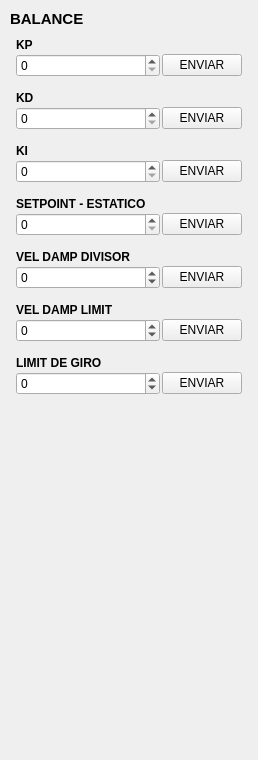
       <widget class="QFrame" name="box_balance">
        <property name="geometry">
         <rect>
          <x>20</x>
          <y>20</y>
          <width>258</width>
          <height>760</height>
         </rect>
        </property>
        <layout class="QVBoxLayout" name="verticalLayout_box_balance">
         <property name="spacing">
          <number>6</number>
         </property>
         <property name="leftMargin">
          <number>10</number>
         </property>
         <property name="topMargin">
          <number>10</number>
         </property>
         <property name="rightMargin">
          <number>10</number>
         </property>
         <property name="bottomMargin">
          <number>10</number>
         </property>
         <item>
          <widget class="QLabel" name="label_sensors_9">
           <property name="font">
            <font>
             <pointsize>11</pointsize>
             <bold>true</bold>
            </font>
           </property>
           <property name="text">
            <string>BALANCE</string>
           </property>
          </widget>
         </item>
         <item>
          <widget class="QFrame" name="item_bal_kp">
           <layout class="QVBoxLayout" name="layout_item_bal_kp">
            <property name="spacing">
             <number>2</number>
            </property>
            <property name="leftMargin">
             <number>6</number>
            </property>
            <property name="topMargin">
             <number>4</number>
            </property>
            <property name="rightMargin">
             <number>6</number>
            </property>
            <property name="bottomMargin">
             <number>4</number>
            </property>
            <item>
             <widget class="QLabel" name="label_sensors_6">
              <property name="font">
               <font>
                <bold>true</bold>
               </font>
              </property>
              <property name="text">
               <string>KP</string>
              </property>
             </widget>
            </item>
            <item>
             <layout class="QHBoxLayout" name="horizontalLayout_10" stretch="3,0">
              <item>
               <widget class="QSpinBox" name="setBalanceKp"/>
              </item>
              <item>
               <widget class="QPushButton" name="sendBalanceKp">
                <property name="text">
                 <string>ENVIAR</string>
                </property>
               </widget>
              </item>
             </layout>
            </item>
           </layout>
          </widget>
         </item>
         <item>
          <widget class="QFrame" name="item_bal_kd">
           <layout class="QVBoxLayout" name="layout_item_bal_kd">
            <property name="spacing">
             <number>2</number>
            </property>
            <property name="leftMargin">
             <number>6</number>
            </property>
            <property name="topMargin">
             <number>4</number>
            </property>
            <property name="rightMargin">
             <number>6</number>
            </property>
            <property name="bottomMargin">
             <number>4</number>
            </property>
            <item>
             <widget class="QLabel" name="label_sensors_7">
              <property name="font">
               <font>
                <bold>true</bold>
               </font>
              </property>
              <property name="text">
               <string>KD</string>
              </property>
             </widget>
            </item>
            <item>
             <layout class="QHBoxLayout" name="horizontalLayout_9" stretch="2,0">
              <item>
               <widget class="QSpinBox" name="setBalanceKd"/>
              </item>
              <item>
               <widget class="QPushButton" name="sendBalanceKd">
                <property name="text">
                 <string>ENVIAR</string>
                </property>
               </widget>
              </item>
             </layout>
            </item>
           </layout>
          </widget>
         </item>
         <item>
          <widget class="QFrame" name="item_bal_ki">
           <layout class="QVBoxLayout" name="layout_item_bal_ki">
            <property name="spacing">
             <number>2</number>
            </property>
            <property name="leftMargin">
             <number>6</number>
            </property>
            <property name="topMargin">
             <number>4</number>
            </property>
            <property name="rightMargin">
             <number>6</number>
            </property>
            <property name="bottomMargin">
             <number>4</number>
            </property>
            <item>
             <widget class="QLabel" name="label_sensors_8">
              <property name="font">
               <font>
                <bold>true</bold>
               </font>
              </property>
              <property name="text">
               <string>KI</string>
              </property>
             </widget>
            </item>
            <item>
             <layout class="QHBoxLayout" name="horizontalLayout_11" stretch="2,0">
              <item>
               <widget class="QSpinBox" name="setBalanceKi"/>
              </item>
              <item>
               <widget class="QPushButton" name="sendBalanceKi">
                <property name="text">
                 <string>ENVIAR</string>
                </property>
               </widget>
              </item>
             </layout>
            </item>
           </layout>
          </widget>
         </item>
         <item>
          <widget class="QFrame" name="item_bal_sp">
           <layout class="QVBoxLayout" name="layout_item_bal_sp">
            <property name="spacing">
             <number>2</number>
            </property>
            <property name="leftMargin">
             <number>6</number>
            </property>
            <property name="topMargin">
             <number>4</number>
            </property>
            <property name="rightMargin">
             <number>6</number>
            </property>
            <property name="bottomMargin">
             <number>4</number>
            </property>
            <item>
             <widget class="QLabel" name="label_sensors_14">
              <property name="font">
               <font>
                <bold>true</bold>
               </font>
              </property>
              <property name="text">
               <string>SETPOINT - ESTATICO</string>
              </property>
             </widget>
            </item>
            <item>
             <layout class="QHBoxLayout" name="horizontalLayout_15" stretch="2,0">
              <item>
               <widget class="QSpinBox" name="setSetpoint"/>
              </item>
              <item>
               <widget class="QPushButton" name="sendSetpoint">
                <property name="text">
                 <string>ENVIAR</string>
                </property>
               </widget>
              </item>
             </layout>
            </item>
           </layout>
          </widget>
         </item>
         <item>
          <widget class="QFrame" name="item_vel_div">
           <layout class="QVBoxLayout" name="layout_item_vel_div">
            <property name="spacing">
             <number>2</number>
            </property>
            <property name="leftMargin">
             <number>6</number>
            </property>
            <property name="topMargin">
             <number>4</number>
            </property>
            <property name="rightMargin">
             <number>6</number>
            </property>
            <property name="bottomMargin">
             <number>4</number>
            </property>
            <item>
             <widget class="QLabel" name="label_velDampDiv">
              <property name="font">
               <font>
                <bold>true</bold>
               </font>
              </property>
              <property name="text">
               <string>VEL DAMP DIVISOR</string>
              </property>
             </widget>
            </item>
            <item>
             <layout class="QHBoxLayout" name="horizontalLayout_velDampDiv" stretch="2,0">
              <item>
               <widget class="QSpinBox" name="setVelDampDiv">
                <property name="minimum">
                 <number>-9000</number>
                </property>
                <property name="maximum">
                 <number>9000</number>
                </property>
               </widget>
              </item>
              <item>
               <widget class="QPushButton" name="sendVelDampDiv">
                <property name="text">
                 <string>ENVIAR</string>
                </property>
               </widget>
              </item>
             </layout>
            </item>
           </layout>
          </widget>
         </item>
         <item>
          <widget class="QFrame" name="item_vel_lim">
           <layout class="QVBoxLayout" name="layout_item_vel_lim">
            <property name="spacing">
             <number>2</number>
            </property>
            <property name="leftMargin">
             <number>6</number>
            </property>
            <property name="topMargin">
             <number>4</number>
            </property>
            <property name="rightMargin">
             <number>6</number>
            </property>
            <property name="bottomMargin">
             <number>4</number>
            </property>
            <item>
             <widget class="QLabel" name="label_velDampLim">
              <property name="font">
               <font>
                <bold>true</bold>
               </font>
              </property>
              <property name="text">
               <string>VEL DAMP LIMIT</string>
              </property>
             </widget>
            </item>
            <item>
             <layout class="QHBoxLayout" name="horizontalLayout_velDampLim" stretch="2,0">
              <item>
               <widget class="QSpinBox" name="setVelDampLim">
                <property name="minimum">
                 <number>-9000</number>
                </property>
                <property name="maximum">
                 <number>9000</number>
                </property>
               </widget>
              </item>
              <item>
               <widget class="QPushButton" name="sendVelDampLim">
                <property name="text">
                 <string>ENVIAR</string>
                </property>
               </widget>
              </item>
             </layout>
            </item>
           </layout>
          </widget>
         </item>
         <item>
          <widget class="QFrame" name="item_turn_lim">
           <layout class="QVBoxLayout" name="layout_item_turn_lim">
            <property name="spacing">
             <number>2</number>
            </property>
            <property name="leftMargin">
             <number>6</number>
            </property>
            <property name="topMargin">
             <number>4</number>
            </property>
            <property name="rightMargin">
             <number>6</number>
            </property>
            <property name="bottomMargin">
             <number>4</number>
            </property>
            <item>
             <widget class="QLabel" name="label_turnLimit">
              <property name="font">
               <font>
                <bold>true</bold>
               </font>
              </property>
              <property name="text">
               <string>LIMIT DE GIRO</string>
              </property>
             </widget>
            </item>
            <item>
             <layout class="QHBoxLayout" name="horizontalLayout_turnLimit" stretch="2,0">
              <item>
               <widget class="QSpinBox" name="setTurnLimit">
                <property name="minimum">
                 <number>-9000</number>
                </property>
                <property name="maximum">
                 <number>9000</number>
                </property>
               </widget>
              </item>
              <item>
               <widget class="QPushButton" name="sendTurnLimit">
                <property name="text">
                 <string>ENVIAR</string>
                </property>
               </widget>
              </item>
             </layout>
            </item>
           </layout>
          </widget>
         </item>
         <item>
          <spacer name="verticalSpacer_balance">
           <property name="orientation">
            <enum>Qt::Orientation::Vertical</enum>
           </property>
           <property name="sizeHint" stdset="0">
            <size>
             <width>20</width>
             <height>40</height>
            </size>
           </property>
          </spacer>
         </item>
        </layout>
       </widget>
